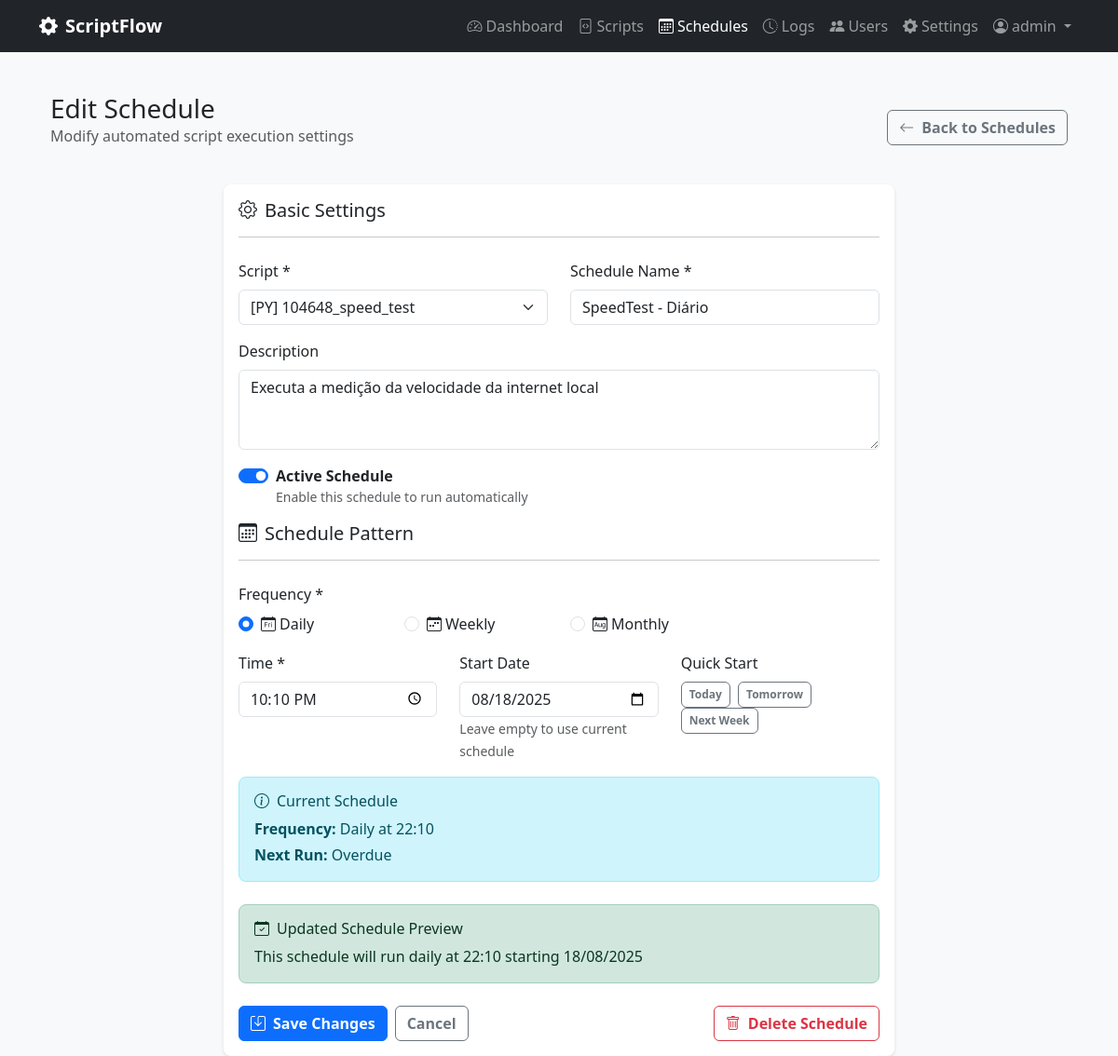
Before: /schedules/1/edit (signed in) with the older database file.
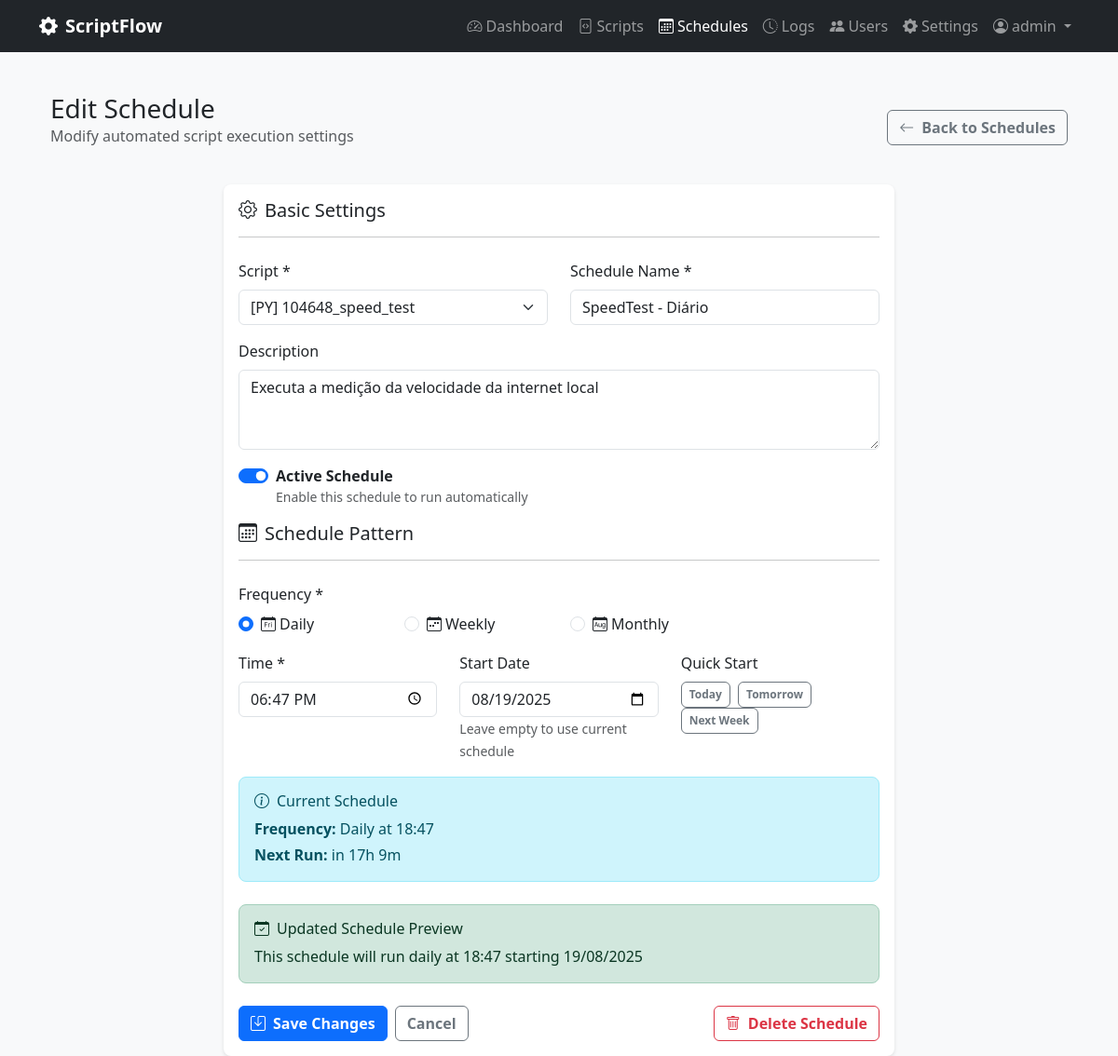
After: the same page with the newer database file.
### scriptflow.py (models this page shows, shortened)
class Schedule(db.Model):
    __tablename__ = 'schedules'
    id = db.Column(db.Integer, primary_key=True)
    name = db.Column(db.String(100), nullable=False)
    description = db.Column(db.Text)
    frequency = db.Column(db.String(20), nullable=False)  # daily, weekly, monthly, custom
    time_config = db.Column(db.Text)  # JSON string with time configuration
    is_active = db.Column(db.Boolean, default=True)
    created_at = db.Column(db.DateTime, default=datetime.now)
    updated_at = db.Column(db.DateTime, default=datetime.now, onupdate=datetime.now)
    next_run_time = db.Column(db.DateTime)
    last_execution_id = db.Column(db.Integer, db.ForeignKey('executions.id'))
    script_id = db.Column(db.Integer, db.ForeignKey('scripts.id'), nullable=False)
    user_id = db.Column(db.Integer, db.ForeignKey('users.id'), nullable=False)
    script = db.relationship('Script', backref='schedules')
    user = db.relationship('User', backref='schedules')
    last_execution = db.relationship('Execution', foreign_keys=[last_execution_id])
    @property
    def time_config_json(self):
        if self.time_config:
            try:
                return json.loads(self.time_config)
            except:
                return {}
        return {}
    @property
    def next_run_display(self):
        if not self.next_run_time:
            return "Not scheduled"
        now = datetime.now()  # Use local time instead of UTC
        delta = self.next_run_time - now
        if delta.total_seconds() < 0:
            return "Overdue"
        elif delta.total_seconds() < 3600:  # Less than 1 hour
            minutes = int(delta.total_seconds() / 60)
            return f"in {minutes}m"
        elif delta.total_seconds() < 86400:  # Less than 1 day
            hours = int(delta.total_seconds() / 3600)
            minutes = int((delta.total_seconds() % 3600) / 60)
            return f"in {hours}h {minutes}m"
        else:
            days = int(delta.total_seconds() / 86400)
            return f"in {days} days"
    @property
    def frequency_display(self):
        if self.frequency == 'daily':
            config = self.time_config_json
            if config.get('time'):
                return f"Daily at {config['time']}"
            return "Daily"
        elif self.frequency == 'monthly':
            config = self.time_config_json
            day = config.get('day', 1)
            time = config.get('time', '09:00')
            return f"Monthly (day {day}) at {time}"
        elif self.frequency == 'custom':
            return "Custom schedule"
        return self.frequency.capitalize()

### scriptflow.py (the view, shortened to what this page needs)
@app.route('/schedules/<int:schedule_id>/edit', methods=['GET', 'POST'])
@login_required
def edit_schedule(schedule_id):
    schedule = Schedule.query.filter_by(id=schedule_id, user_id=current_user.id).first_or_404()
    user_scripts = Script.query.filter_by(user_id=current_user.id, is_active=True)\
        .order_by(Script.name).all()
    return render_template('edit_schedule.html', schedule=schedule, scripts=user_scripts)

### scriptflow.py (called while the page is built)
@login_manager.user_loader
def load_user(user_id):
    return User.query.get(int(user_id))

### templates/edit_schedule.html (shortened to what the changed rows need)
{% extends "base.html" %}
{% block content %}
<div class="container-fluid">
    <div class="row">
        <div class="col-12">
            <div class="d-flex justify-content-between align-items-center mb-4">
                <div>
                    <h1 class="h3 mb-0">Edit Schedule</h1>
                </div>
            </div>
            <div class="row justify-content-center">
                <div class="col-lg-8">
                    <div class="card">
                        <div class="card-body">
                            <form method="POST">
                                <div class="row">
                                    <div class="col-md-6">
                                        <div class="mb-3">
                                            <label for="script_id" class="form-label">Script *</label>
                                            <select class="form-select" id="script_id" name="script_id" required>
                                                {% for script in scripts %}
                                                <option value="{{ script.id }}"
                                                        {% if script.id == schedule.script_id %}selected{% endif %}>
                                                    [{{ script.script_type.upper() }}] {{ script.name }}
                                                </option>
                                                {% endfor %}
                                            </select>
                                        </div>
                                    </div>
                                    <div class="col-md-6">
                                        <div class="mb-3">
                                            <label for="name" class="form-label">Schedule Name *</label>
                                            <input type="text" class="form-control" id="name" name="name"
                                                   value="{{ schedule.name }}" required>
                                        </div>
                                    </div>
                                </div>
                                <div class="mb-3">
                                    <label for="description" class="form-label">Description</label>
                                    <textarea class="form-control" id="description" name="description" rows="3"
                                              placeholder="Optional description of what this schedule does...">{{ schedule.description or '' }}</textarea>
                                </div>
                                <div class="mb-3">
                                    <div class="form-check form-switch">
                                        <input class="form-check-input" type="checkbox" id="is_active" name="is_active"
                                               {% if schedule.is_active %}checked{% endif %}>
                                        <label class="form-check-label" for="is_active">
                                            <strong>Active Schedule</strong>
                                            <small class="d-block text-muted">Enable this schedule to run automatically</small>
                                        </label>
                                    </div>
                                </div>
                                <div class="mb-3">
                                    <div class="row">
                                        <div class="col-md-3">
                                            <div class="form-check">
                                                <input class="form-check-input" type="radio" name="frequency"
                                                       id="frequency_daily" value="daily"
                                                       {% if schedule.frequency == 'daily' %}checked{% endif %}>
                                                <label class="form-check-label" for="frequency_daily">
                                                    <i class="bi bi-calendar-day me-1"></i>Daily
                                                </label>
                                            </div>
                                        </div>
                                        <div class="col-md-3">
                                            <div class="form-check">
                                                <input class="form-check-input" type="radio" name="frequency"
                                                       id="frequency_weekly" value="weekly"
                                                       {% if schedule.frequency == 'weekly' %}checked{% endif %}>
                                                <label class="form-check-label" for="frequency_weekly">
                                                    <i class="bi bi-calendar-week me-1"></i>Weekly
                                                </label>
                                            </div>
                                        </div>
                                        <div class="col-md-3">
                                            <div class="form-check">
                                                <input class="form-check-input" type="radio" name="frequency"
                                                       id="frequency_monthly" value="monthly"
                                                       {% if schedule.frequency == 'monthly' %}checked{% endif %}>
                                                <label class="form-check-label" for="frequency_monthly">
                                                    <i class="bi bi-calendar-month me-1"></i>Monthly
                                                </label>
                                            </div>
                                        </div>
                                    </div>
                                </div>
                                <div class="row">
                                    <div class="col-md-4">
                                        <div class="mb-3">
                                            <label for="time" class="form-label">Time *</label>
                                            <input type="time" class="form-control" id="time" name="time"
                                                   value="{{ schedule.time_config_json.get('time', '09:00') }}" required>
                                        </div>
                                    </div>
                                    <div class="col-md-4">
                                        <div class="mb-3">
                                            <label for="start_date" class="form-label">Start Date</label>
                                            <input type="date" class="form-control" id="start_date" name="start_date"
                                                   value="{{ schedule.time_config_json.get('start_date', '') }}">
                                            <small class="text-muted">Leave empty to use current schedule</small>
                                        </div>
                                    </div>
                                </div>
                                        {% set current_days = schedule.time_config_json.get('days', ['monday']) %}
                                <div class="mb-4">
                                    <div class="alert alert-info">
                                        <h6 class="alert-heading">
                                            <i class="bi bi-info-circle me-2"></i>Current Schedule
                                        </h6>
                                        <p class="mb-1"><strong>Frequency:</strong> {{ schedule.frequency_display }}</p>
                                        {% if schedule.next_run_time %}
                                        <p class="mb-0"><strong>Next Run:</strong> {{ schedule.next_run_display }}</p>
                                        {% endif %}
                                    </div>
                                </div>
                                <div class="mb-4">
                                    <div class="alert alert-success">
                                        <h6 class="alert-heading">
                                            <i class="bi bi-calendar-check me-2"></i>Updated Schedule Preview
                                        </h6>
                                        <p class="mb-0" id="schedule_preview">
                                        </p>
                                    </div>
                                </div>
                            </form>
                        </div>
                    </div>
                </div>
            </div>
        </div>
    </div>
</div>
{% endblock %}

Changed rows visible on the page:
changed Schedule "[PY] 104648_speed_test": time "22:10" → "18:47"; start_date "08/18/2025" → "08/19/2025"; frequency_display "Daily at 22:10" → "Daily at 18:47"; next_run_display "Overdue" → "in 17h 9m"
Other visible differences:
text written by a page script: "This schedule will run daily at 22:10 starting 18/08/2025" → "This schedule will run daily at 18:47 starting 19/08/2025"
